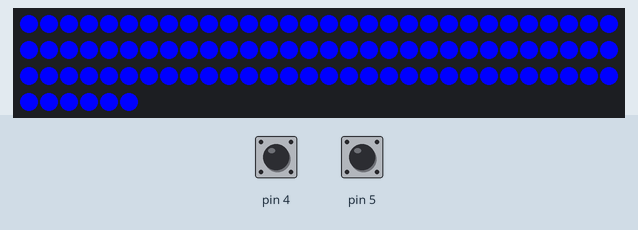
Simulated run of this sketch. Board: Arduino Uno, built with avr-gcc and run on an emulated ATmega328P. Shown: 96 RGB LEDs in strip order, left to right, continuing on the next row. The inputs (shaded band) are chosen by the test bench; at power-on: pin 4 HIGH, pin 5 HIGH. Random numbers use the default seed unless the sketch sets one.

Above: at 1.6 s.
1.7 s: pin 4 pulled LOW for 0.4 s
At 3.4 s:
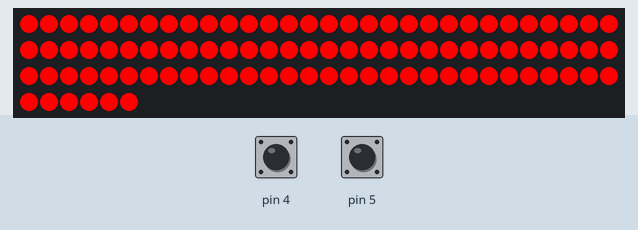
5.4 s: pin 5 pulled LOW for 1 s
At 7.7 s:
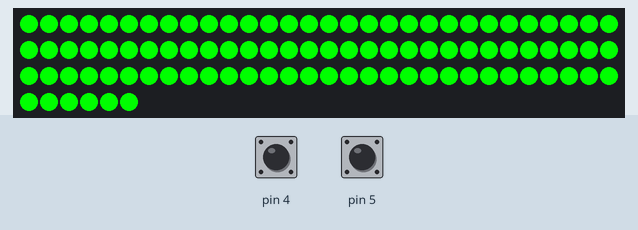
9.3 s: pin 5 pulled LOW for 3.2 s
15.3 s: pin 4 pulled LOW for 1 s
At 17.5 s:
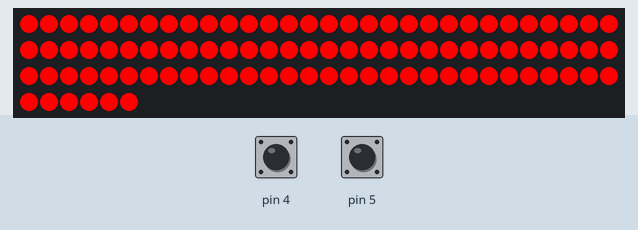
19.2 s: pin 4 driven LOW and pin 5 driven LOW
At 21.63 s:
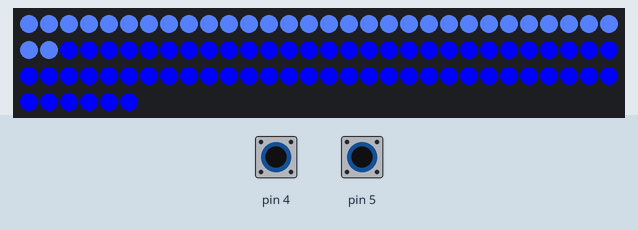
22.1 s: pin 4 driven HIGH
At 24.7 s:
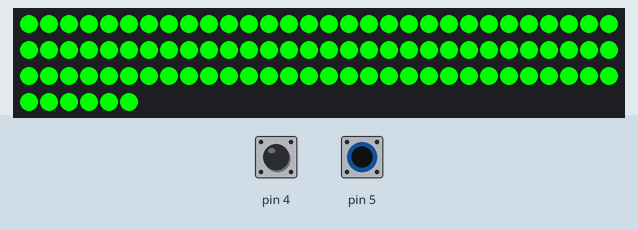
Timing chart, 0 to 26.2 s (numbered marks = the images above; inputs shaded):
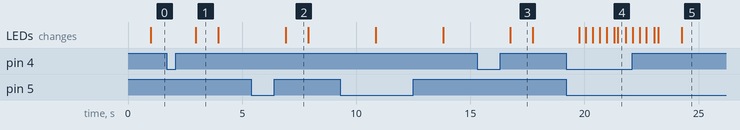

The sketch:

LedCode.ino
```cpp
#include "LPD8806.h"
#include "SPI.h"
int nLEDs = 96;
int dataPin  = 2;
int clockPin = 3;
int controlPin = 8;
double w = .5 ;
int whiteness = 127;
int L;
LPD8806 strip = LPD8806(nLEDs, dataPin, clockPin);

void setup() {
  // Start up the LED strip
  strip.begin();
  pinMode(4,INPUT);
  digitalWrite(4,HIGH);
  pinMode(5,INPUT);
  digitalWrite(5,HIGH);
  // Update the strip, to start they are all 'off'
  strip.show();
}

void loop() {
  //colorPulseRev(strip.Color(127,0,0),strip.Color( 0*w, 0*w, 0*w),100);
  //colorPulse(strip.Color(127,0,0),strip.Color( 0*w, 0*w, 0*w),100);
  //colorPulse(strip.Color(0,0,80),strip.Color(120,0,0),20,0,-16,20);
 // colorLineFade(120,120,120,27,50,120,32,20,10);
  //delay (1000);
  //colorLineFade(27,50,120,120,120,120,32,20,10);
  //delay (1000);
  if((digitalRead(4)==LOW)&&(digitalRead(5)==LOW)){
  colorLineFade(120,120,120,27,50,120,32,20,10);
  colorLineFade(27,50,120,120,120,120,32,20,10);
  }
  else if((digitalRead(4)==HIGH)&&digitalRead(5)==LOW){
    colorOn(strip.Color(0,127,0),10);
  }
  else if((digitalRead(4)==LOW)&&digitalRead(5)==HIGH){
    colorOn(strip.Color(127,0,0),10);
  }
  else{
    colorOn(strip.Color(0,0,127),10);
  }

  //
  //colorLineFade(127,127,127,0,0,120,96,10,10);
  //delay (10);
 // colorFade(0,0,100,100,0,0,96,5.1,10);
  //colorOn(0,0);
  //randPixel(strip.Color(126,0,0),10,2);
}

void colorOn(uint32_t c, uint8_t wait) {
  int i;
  for (i=0; i < strip.numPixels(); i++) {
      strip.setPixelColor(i, c);
      delay(wait);
  }
  strip.show();
}

void colorPulseRev(uint32_t c, uint32_t d, uint8_t wait) {
  int i;
  int j;
  strip.show();
  for (i=0; i < strip.numPixels(); i++) {
    for (j=0; j<L; j++){
      if (i-j < strip.numPixels()){
        strip.setPixelColor(strip.numPixels()-i-j,c);
      }
      else{
      strip.setPixelColor(i-j, c);
      }
    }
      strip.show();
      delay(wait);
      for (j=nLEDs; j>0; j--){
        strip.setPixelColor(strip.numPixels()-j, d);
      }
  }
  strip.show();
}

void colorPulse(uint32_t c, uint32_t d,uint8_t R, uint8_t G, uint8_t B, uint8_t wait) {
  int i;
  int j;
  strip.show();
  for (i=L-1; i < strip.numPixels()+L; i++) {
    for (j=L-1; j>0; j--){
      if (i-j >strip.numPixels()){
        strip.setPixelColor(i-j-strip.numPixels()-1,c+strip.Color(j*R,j*G,j*B));
      }
      else{
      strip.setPixelColor(i-j, c+strip.Color(j*R,j*G,j*B));
      }
    }
      delay(wait);
      strip.show();
      for (j=L-1; j>0; j--){
        strip.setPixelColor(i-j, d);
      }
  }
  strip.show();
}

void randColoredFlash(uint8_t wait) {
  int i , b;
  strip.show();
  for (i=0; i < nLEDs; i++){
    b=strip.Color(int(random(0,30)),int(random(0,30)),int(random(0,30)));
    strip.setPixelColor(i,strip.Color(int(random(0,127)),int(random(0,127)),int(random(0,127))));
  }
  strip.show();
  delay(wait);
}
void randPixel (uint32_t c, uint8_t d, uint8_t wait) {
  int i = int(random(0,nLEDs));
  int j;
  for(j=0; j<d; j++){
    strip.setPixelColor(i,c/j);
    delay(wait);
    strip.show();
  }
  strip.setPixelColor(i,0);
  delay(wait);
}


void colorLineFade(uint8_t Rone, uint8_t Gone, uint8_t Bone, uint8_t Rtwo, uint8_t Gtwo, uint8_t Btwo, uint8_t length, uint8_t fade, uint8_t wait) {
  int i;
  int j;
  int R = (Rtwo-Rone)/fade;
  int G = (Gtwo-Gone)/fade;
  int B = (Btwo-Bone)/fade;
  strip.show();
  for (i=0; i < length+fade; i++) {
    for (j=fade; j>=0; j--){
      if (i-j<length){
        strip.setPixelColor(i-j, strip.Color(Rone,Gone,Bone) + strip.Color(R*j,G*j,B*j));
      }
    }
      delay(wait);
      strip.show();
      for (j=fade-1; j>0; j--){
        if (i-j<length){
        strip.setPixelColor(i-j, strip.Color(Rtwo,Gtwo,Btwo));
        }
      }
  }
  strip.show();
}
/*void colorFade(uint8_t Rone, uint8_t Gone, uint8_t Bone, uint8_t Rtwo, uint8_t Gtwo, uint8_t Btwo, uint8_t length, uint8_t fadeDelay, uint8_t wait){

}*/

/*void colorFadeTo (uint8_t R,uint8_t G,uint8_t B,uint8_t fade){
 int i;
 int j;
 _oneR/fade;
 G/fade= G_one;
 B/fade= B_one;
 for(i=0; i<fade; i++){
   for(j=0;j<strip.numPixels; j++)
   strip.setPixleColor((strip.getPixelColor(j)-strip.Color(R_one,G_one,B_one)));

 }
}*/
```

Measured:
- after the input at 1.7 s, the LEDs: change after 1.3 s (image 1)
- after the input at 5.4 s, the LEDs: change after 1.5 s (image 2)
- after the input at 15.3 s, the LEDs: change after 1.5 s (image 3)
- after the input at 19.2 s, the LEDs: first change after 0.57 s (image 4 shows a later state)
- what the display in image 1 shows lasts 1.0 s, from 3.0 s to 4.0 s
